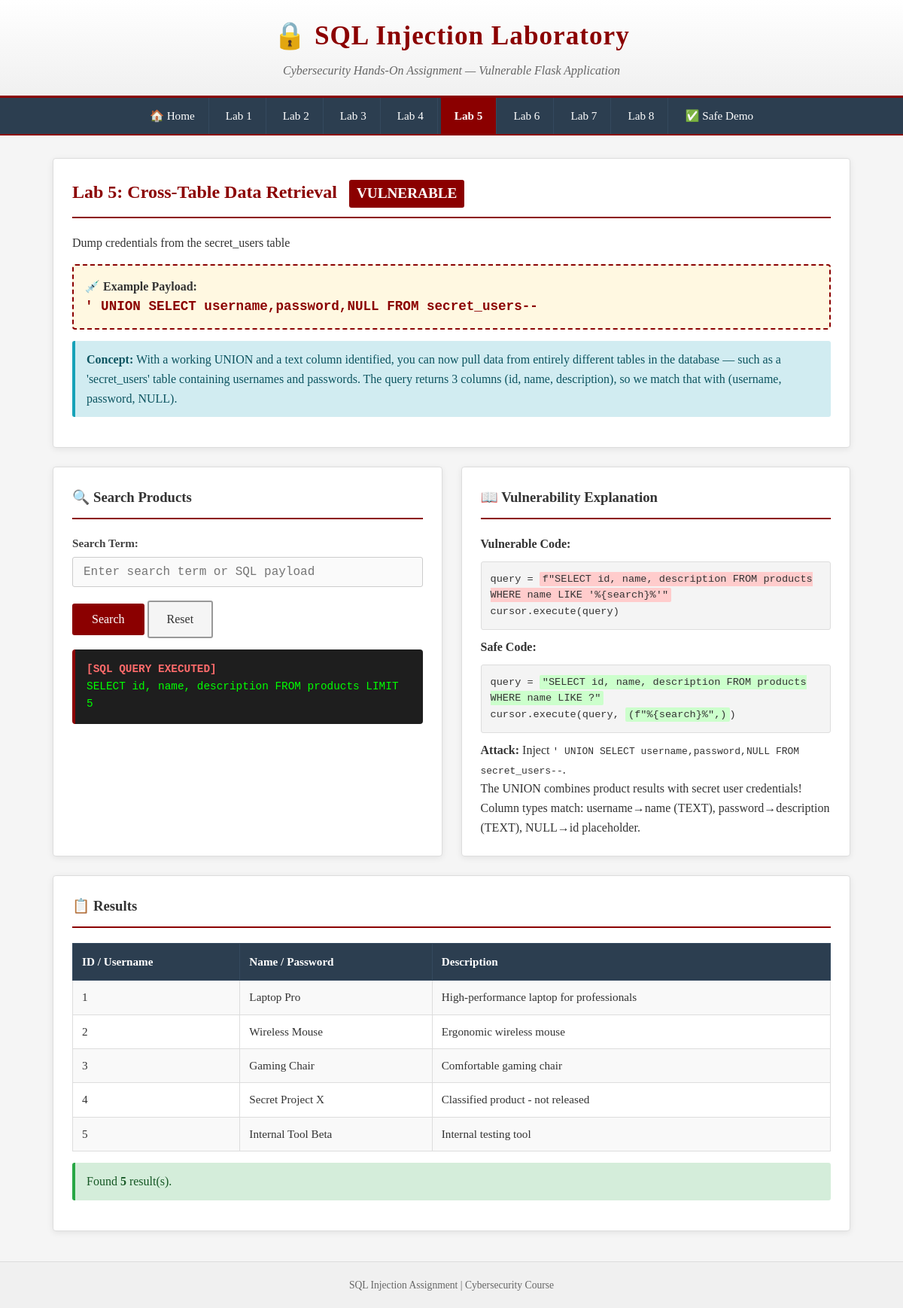
/lab5, run on the app's committed database.
### tables this page shows
CREATE TABLE products (
            id INTEGER PRIMARY KEY,
            name TEXT,
            description TEXT,
            category TEXT,
            released INTEGER DEFAULT 1,
            price INTEGER
        );

### app.py (the view)
@app.route('/lab5', methods=['GET', 'POST'])
def lab5():
    products = []
    query_executed = ""
    error_msg = None
    search = request.form.get('search', '') if request.method == 'POST' else ''
    conn = get_db_connection()
    cursor = conn.cursor()
    if request.method == 'POST':
        query = f"SELECT id, name, description FROM products WHERE name LIKE '%{search}%'"
        query_executed = query
        try:
            cursor.execute(query)
            products = cursor.fetchall()
        except Exception as e:
            error_msg = str(e)
            flash(f'SQL Error: {str(e)}', 'danger')
    else:
        query = "SELECT id, name, description FROM products LIMIT 5"
        query_executed = query
        cursor.execute(query)
        products = cursor.fetchall()
    conn.close()
    return render_template('lab5_tables.html',
                         products=products,
                         query=query_executed,
                         search=search,
                         error=error_msg,
                         lab_num=5,
                         lab_title="Cross-Table Data Retrieval",
                         payload="' UNION SELECT username,password,NULL FROM secret_users--",
                         description="Dump credentials from the secret_users table")

### app.py (called while the page is built)
@app.before_request
def setup():
    if not hasattr(app, 'db_initialized'):
        init_db()
        app.db_initialized = True

### database.py (called while the page is built)
def get_db_connection():
    conn = sqlite3.connect(DB_PATH)
    conn.row_factory = sqlite3.Row
    return conn

### templates/lab5_tables.html (shortened to what this page needs)
{% extends "base.html" %}
{% block content %}
<div class="card">
    <div class="card-header">
        <h2>Lab {{ lab_num }}: {{ lab_title }} <span class="badge">VULNERABLE</span></h2>
    </div>
    <p>{{ description }}</p>
    <div class="payload-box">
        <strong>💉 Example Payload:</strong><br>
        <span class="payload">{{ payload }}</span>
    </div>
    <div class="alert alert-info">
        <strong>Concept:</strong> With a working UNION and a text column identified, you can now pull data from
        entirely different tables in the database — such as a 'secret_users' table containing usernames and passwords.
        The query returns 3 columns (id, name, description), so we match that with (username, password, NULL).
    </div>
</div>
<div class="two-col">
    <div class="card">
        <div class="card-header">
            <h3>🔍 Search Products</h3>
        </div>
        <form method="POST">
            <div class="form-group">
                <label for="search">Search Term:</label>
                <input type="text" id="search" name="search" class="form-control"
                       value="{{ search }}" placeholder="Enter search term or SQL payload">
            </div>
            <button type="submit" class="btn btn-primary">Search</button>
            <a href="{{ url_for('lab5') }}" class="btn btn-secondary">Reset</a>
        </form>
        {% if query %}
        <div class="query-box">
            <span class="label">[SQL QUERY EXECUTED]</span><br>
            {{ query }}
        </div>
        {% endif %}
    </div>
    <div class="card">
        <div class="card-header">
            <h3>📖 Vulnerability Explanation</h3>
        </div>
        <p><strong>Vulnerable Code:</strong></p>
        <div class="code-snippet">
query = <span class="vuln-highlight">f"SELECT id, name, description FROM products WHERE name LIKE '%{search}%'"</span><br>
cursor.execute(query)
        </div>
        <p><strong>Safe Code:</strong></p>
        <div class="code-snippet">
query = <span class="safe-highlight">"SELECT id, name, description FROM products WHERE name LIKE ?"</span><br>
cursor.execute(query, <span class="safe-highlight">(f"%{search}%",)</span>)
        </div>
        <p style="margin-top: 10px;">
            <strong>Attack:</strong> Inject <code>' UNION SELECT username,password,NULL FROM secret_users--</code>.<br>
            The UNION combines product results with secret user credentials! Column types match:
            username→name (TEXT), password→description (TEXT), NULL→id placeholder.
        </p>
    </div>
</div>
<div class="card">
    <div class="card-header">
        <h3>📋 Results</h3>
    </div>
    {% if products %}
    <table class="data-table">
        <tr>
            <th>ID / Username</th>
            <th>Name / Password</th>
            <th>Description</th>
        </tr>
        {% for product in products %}
        <tr>
            <td>{{ product.id }}</td>
            <td>{{ product.name }}</td>
            <td>{{ product.description }}</td>
        </tr>
        {% endfor %}
    </table>
    <div class="alert alert-success">
        Found <strong>{{ products|length }}</strong> result(s).
    </div>
    {% else %}
    <p>No results. Try searching or use the UNION payload to dump secret_users.</p>
    {% endif %}
</div>
{% endblock %}

### templates/base.html (style rules this page uses)
* { margin: 0; padding: 0; box-sizing: border-box; }
body { font-family: 'Georgia', 'Times New Roman', serif; background-color: #f5f5f5; color: #333; line-height: 1.6; }
.card { background: #ffffff; border: 1px solid #ddd; border-radius: 4px; padding: 25px; margin-bottom: 25px; box-shadow: 0 2px 8px rgba(0,0,0,0.08); }
.card-header { border-bottom: 2px solid #8B0000; padding-bottom: 12px; margin-bottom: 20px; }
.card-header h2 { color: #8B0000; font-size: 1.5em; }
.card-header .badge { display: inline-block; background: #8B0000; color: white; padding: 3px 10px; border-radius: 3px; font-size: 0.8em; margin-left: 10px; vertical-align: middle; }
.form-group { margin-bottom: 18px; }
.form-group label { display: block; font-weight: bold; color: #444; margin-bottom: 6px; font-size: 0.95em; }
.form-control { width: 100%; padding: 10px 14px; border: 1px solid #ccc; border-radius: 3px; font-size: 1em; font-family: 'Courier New', monospace; background: #fafafa; transition: border-color 0.3s; }
.btn { display: inline-block; padding: 10px 24px; font-size: 1em; font-family: Georgia, serif; border: 2px solid #8B0000; border-radius: 3px; cursor: pointer; transition: all 0.3s; text-decoration: none; }
.btn-primary { background: #8B0000; color: white; }
.btn-secondary { background: #f5f5f5; color: #333; border-color: #999; }
.query-box { background: #1e1e1e; color: #00ff00; padding: 15px; border-radius: 4px; font-family: 'Courier New', monospace; font-size: 0.9em; overflow-x: auto; margin: 15px 0; border-left: 4px solid #8B0000; }
.query-box .label { color: #ff6b6b; font-weight: bold; }
.data-table { width: 100%; border-collapse: collapse; margin: 15px 0; font-size: 0.95em; }
.data-table th { background: #2c3e50; color: white; padding: 12px; text-align: left; font-weight: bold; border: 1px solid #34495e; }
.data-table td { padding: 10px 12px; border: 1px solid #ddd; background: #fff; }
.data-table tr:nth-child(even) td { background: #f9f9f9; }
.alert { padding: 12px 15px; border-radius: 3px; margin-bottom: 15px; border-left: 4px solid; }
.alert-success { background: #d4edda; border-color: #28a745; color: #155724; }
.alert-info { background: #d1ecf1; border-color: #17a2b8; color: #0c5460; }
.payload-box { background: #fff8e1; border: 2px dashed #8B0000; padding: 15px; border-radius: 4px; margin: 15px 0; }
.payload-box .payload { font-family: 'Courier New', monospace; font-size: 1.1em; color: #8B0000; font-weight: bold; }
.two-col { display: grid; grid-template-columns: 1fr 1fr; gap: 25px; }
.code-snippet { background: #f4f4f4; border: 1px solid #ddd; padding: 12px; border-radius: 3px; font-family: 'Courier New', monospace; font-size: 0.85em; overflow-x: auto; margin: 10px 0; }
.vuln-highlight { background: #ffcccc; padding: 2px 4px; border-radius: 2px; }
.safe-highlight { background: #ccffcc; padding: 2px 4px; border-radius: 2px; }

### data on the page
products: id "1", name "Laptop Pro", description "High-performance laptop for professionals"
products: id "2", name "Wireless Mouse", description "Ergonomic wireless mouse"
products: id "3", name "Gaming Chair", description "Comfortable gaming chair"
products: id "4", name "Secret Project X", description "Classified product - not released"
products: id "5", name "Internal Tool Beta", description "Internal testing tool"

### other printed values
{{ lab_num }} "5"
{{ lab_title }} "Cross-Table Data Retrieval"
{{ description }} "Dump credentials from the secret_users table"
{{ payload }} "' UNION SELECT username,password,NULL FROM secret_users--"
{{ query }} "SELECT id, name, description FROM products LIMIT 5"
{{ products|length }} "5"
